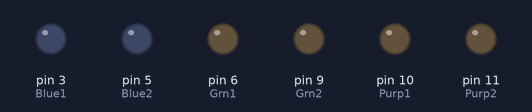
Bench run of a sketch on a simulated Arduino Uno, built with avr-gcc and run on an emulated ATmega328P. Parts: output pins drawn as LEDs (lit = HIGH).

Above: at 0.1 s.
At 1.1 s:
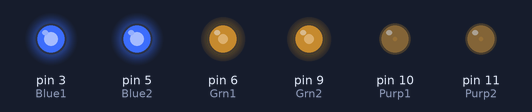
Timing chart, 0 to 2.6 s (numbered marks = the images above):
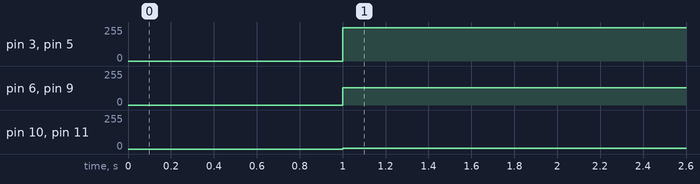

Measured:
- by itself, pin 3 (Blue1), pin 5 (Blue2): 0/255 → 250/255 at 1.0 s
- by itself, pin 6 (Grn1), pin 9 (Grn2): 0/255 → 128/255 at 1.0 s
- by itself, pin 10 (Purp1), pin 11 (Purp2): 0/255 → 5/255 at 1.0 s

The sketch:

D_Night_Light.ino
```cpp
int Blue1 = 3;
int Blue2 = 5;
int Grn1 = 6;
int Grn2 = 9;
int Purp1 = 10;
int Purp2 = 11;

int PhotoPin = A0;

int BlueFade = 255;
int GrnFade = 128;
int PurpFade = 0;

int LightValue = 0;

bool lightON = false;

unsigned long OldMillis = 0;
unsigned long OldMillis2 = 0;
const long period = 1000;
const long period2 = 300000;


void setup() {
  //Serial.begin(9600);
}

void loop() {
  unsigned long currentMillis = millis();
    //Serial.println(LightValue);

  if (currentMillis - OldMillis2 >= period2) {
    OldMillis2 = currentMillis;
     LightValue = analogRead(PhotoPin);
     if (LightValue <= 500) {
           if (lightON == false){
        lightON = true;
            }
            if (lightON == true){
        lightON = false;
            }
     }
     if (LightValue >= 500) {
           if (lightON == false){
      lightON = false;
           }
     }


  }


  if (currentMillis - OldMillis >= period) {
    OldMillis = currentMillis;

if (BlueFade >= 255){
  BlueFade = BlueFade - 5;
}
  else if (BlueFade <= 0) {
    BlueFade = BlueFade + 5;
  }

if (GrnFade >= 255){
  GrnFade = GrnFade - 5;
}
  else if (GrnFade <= 0) {
    GrnFade = GrnFade + 5;
  }

  if (PurpFade >= 255){
  PurpFade = PurpFade - 5;
}
  else if (PurpFade <= 0) {
    PurpFade = PurpFade + 5;
  }

analogWrite(Blue1, BlueFade);
analogWrite(Blue2, BlueFade);
analogWrite(Grn1, GrnFade);
analogWrite(Grn2, GrnFade);
analogWrite(Purp1, PurpFade);
analogWrite(Purp2, PurpFade);

  }
}
```
